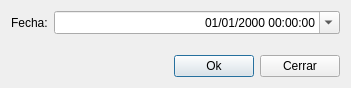
<?xml version="1.0" encoding="UTF-8"?>
<ui version="4.0">
 <class>workingDateDialog</class>
 <widget class="QDialog" name="workingDateDialog">
  <property name="geometry">
   <rect>
    <x>0</x>
    <y>0</y>
    <width>351</width>
    <height>88</height>
   </rect>
  </property>
  <property name="windowTitle">
   <string>Dialog</string>
  </property>
  <layout class="QVBoxLayout" name="verticalLayout">
   <item>
    <layout class="QFormLayout" name="formLayout">
     <item row="0" column="0">
      <widget class="QLabel" name="fechaLabel">
       <property name="text">
        <string>Fecha:</string>
       </property>
      </widget>
     </item>
     <item row="0" column="1">
      <widget class="QDateTimeEdit" name="fechaDateTimeEdit">
       <property name="wrapping">
        <bool>false</bool>
       </property>
       <property name="alignment">
        <set>Qt::AlignRight|Qt::AlignTrailing|Qt::AlignVCenter</set>
       </property>
       <property name="minimumTime">
        <time>
         <hour>2</hour>
         <minute>0</minute>
         <second>0</second>
        </time>
       </property>
       <property name="displayFormat">
        <string>dd/MM/yyyy hh:mm:ss</string>
       </property>
       <property name="calendarPopup">
        <bool>true</bool>
       </property>
      </widget>
     </item>
    </layout>
   </item>
   <item>
    <spacer name="verticalSpacer">
     <property name="orientation">
      <enum>Qt::Vertical</enum>
     </property>
     <property name="sizeHint" stdset="0">
      <size>
       <width>20</width>
       <height>40</height>
      </size>
     </property>
    </spacer>
   </item>
   <item>
    <layout class="QHBoxLayout" name="horizontalLayout">
     <item>
      <spacer name="horizontalSpacer">
       <property name="orientation">
        <enum>Qt::Horizontal</enum>
       </property>
       <property name="sizeHint" stdset="0">
        <size>
         <width>40</width>
         <height>20</height>
        </size>
       </property>
      </spacer>
     </item>
     <item>
      <widget class="QPushButton" name="okButton">
       <property name="text">
        <string>Ok</string>
       </property>
      </widget>
     </item>
     <item>
      <widget class="QPushButton" name="cancelButton">
       <property name="text">
        <string>Cerrar</string>
       </property>
      </widget>
     </item>
    </layout>
   </item>
  </layout>
 </widget>
 <resources/>
 <connections/>
</ui>
